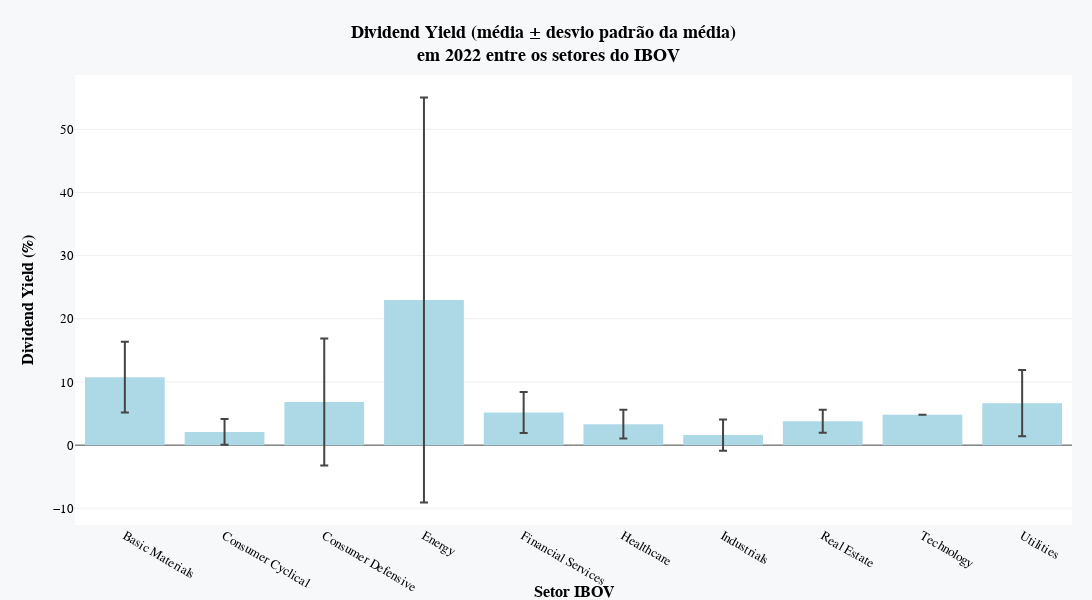

Notebook cell for this chart:
### Code cell
fig = go.Figure()

fig.add_trace(go.Bar(name='Média e Desvio', x=tab_dinamica.index, y=tab_dinamica['mean'],
                     error_y=dict(type='data', array=tab_dinamica['std']),
                     marker_color='lightblue', orientation='v'))

fig.update_layout(title_text='<b>Dividend Yield (média \xB1 desvio padrão da média) <br> em 2022 entre os setores do IBOV', xaxis_title= '<b>Setor IBOV',
                  yaxis_title= '<b>Dividend Yield (%)', template="none", margin=dict(l=75, r=20, t=75, b=75),
                  paper_bgcolor="#f7f8fa", font=dict(family="Arial", size=13, color="black"), width=1200, height=600)

fig.show()

### Figure 1 — Plotly figure (JSON) as saved in the notebook; plotly's stock layout.template omitted (floating-point values rounded to 4 significant figures)
{"data": [{"error_y": {"array": [5.594, 2.047, 10.04, 32.06, 3.237, 2.293, 2.465, 1.821, null, 5.24], "type": "data"}, "marker": {"color": "lightblue"}, "name": "Média e Desvio", "orientation": "v", "type": "bar", "x": ["Basic Materials", "Consumer Cyclical", "Consumer Defensive", "Energy", "Financial Services", "Healthcare", "Industrials", "Real Estate", "Technology", "Utilities"], "y": [10.77, 2.099, 6.819, 22.98, 5.163, 3.326, 1.586, 3.775, 4.797, 6.637]}], "layout": {"font": {"color": "black", "family": "Arial", "size": 13}, "height": 600, "margin": {"b": 75, "l": 75, "r": 20, "t": 75}, "paper_bgcolor": "#f7f8fa", "title": {"text": "<b>Dividend Yield (média ± desvio padrão da média) <br> em 2022 entre os setores do IBOV"}, "width": 1200, "xaxis": {"title": {"text": "<b>Setor IBOV"}}, "yaxis": {"title": {"text": "<b>Dividend Yield (%)"}}}}
